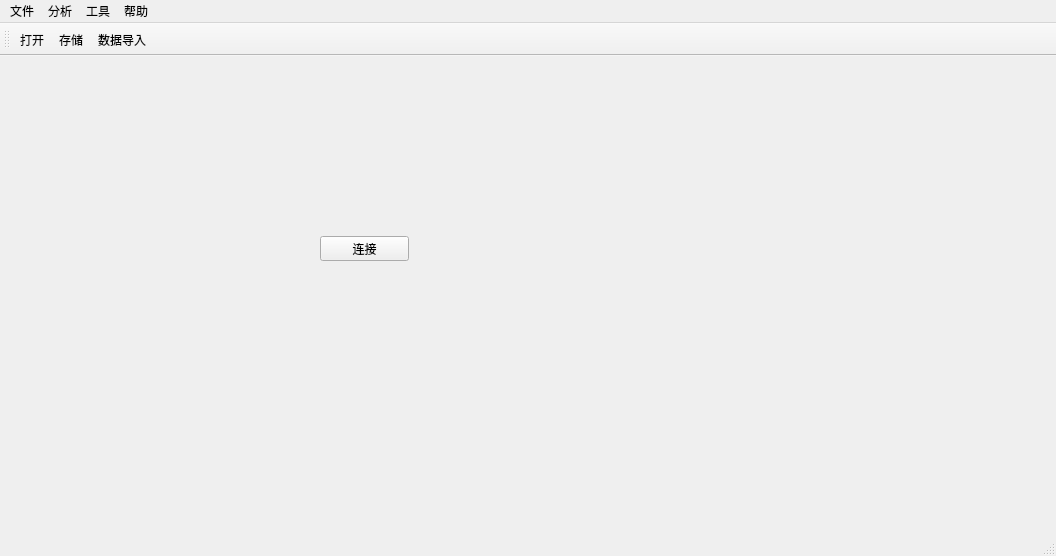
<?xml version="1.0" encoding="UTF-8"?>
<ui version="4.0">
 <class>MainWindow</class>
 <widget class="QMainWindow" name="MainWindow">
  <property name="geometry">
   <rect>
    <x>0</x>
    <y>0</y>
    <width>1056</width>
    <height>556</height>
   </rect>
  </property>
  <property name="windowTitle">
   <string>MainWindow</string>
  </property>
  <widget class="QWidget" name="centralWidget">
   <widget class="QPushButton" name="pushButton">
    <property name="geometry">
     <rect>
      <x>320</x>
      <y>180</y>
      <width>89</width>
      <height>25</height>
     </rect>
    </property>
    <property name="text">
     <string>连接</string>
    </property>
   </widget>
  </widget>
  <widget class="QMenuBar" name="menuBar">
   <property name="geometry">
    <rect>
     <x>0</x>
     <y>0</y>
     <width>1056</width>
     <height>28</height>
    </rect>
   </property>
   <widget class="QMenu" name="menu">
    <property name="title">
     <string>文件</string>
    </property>
    <addaction name="action"/>
    <addaction name="action_2"/>
    <addaction name="action_3"/>
   </widget>
   <widget class="QMenu" name="menu_2">
    <property name="title">
     <string>分析</string>
    </property>
    <addaction name="action_4"/>
   </widget>
   <widget class="QMenu" name="menu_3">
    <property name="title">
     <string>帮助</string>
    </property>
   </widget>
   <widget class="QMenu" name="menu_4">
    <property name="title">
     <string>工具</string>
    </property>
   </widget>
   <addaction name="menu"/>
   <addaction name="menu_2"/>
   <addaction name="menu_4"/>
   <addaction name="menu_3"/>
  </widget>
  <widget class="QToolBar" name="mainToolBar">
   <attribute name="toolBarArea">
    <enum>TopToolBarArea</enum>
   </attribute>
   <attribute name="toolBarBreak">
    <bool>false</bool>
   </attribute>
   <addaction name="action"/>
   <addaction name="action_2"/>
   <addaction name="action_4"/>
  </widget>
  <widget class="QStatusBar" name="statusBar"/>
  <action name="action">
   <property name="text">
    <string>打开</string>
   </property>
  </action>
  <action name="action_2">
   <property name="text">
    <string>存储</string>
   </property>
  </action>
  <action name="action_3">
   <property name="text">
    <string>另存</string>
   </property>
  </action>
  <action name="action_4">
   <property name="text">
    <string>数据导入</string>
   </property>
  </action>
 </widget>
 <layoutdefault spacing="6" margin="11"/>
 <resources/>
 <connections/>
</ui>
